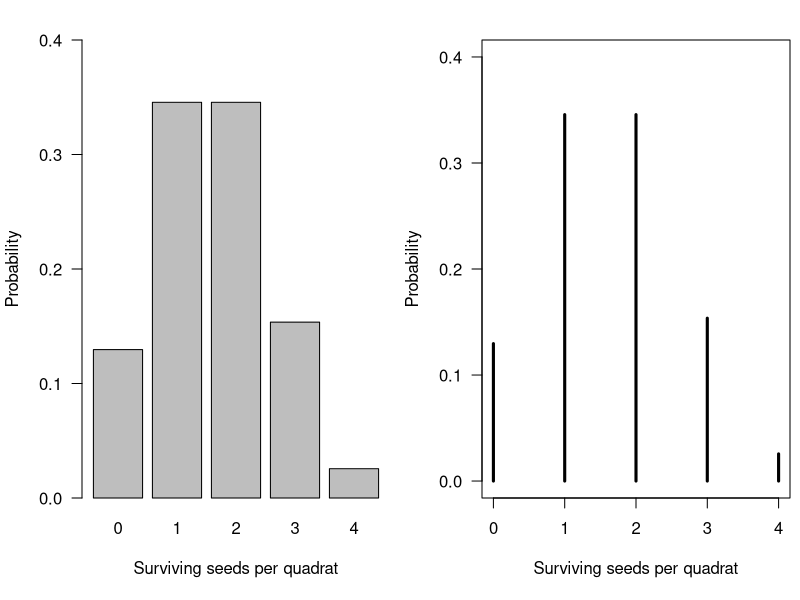
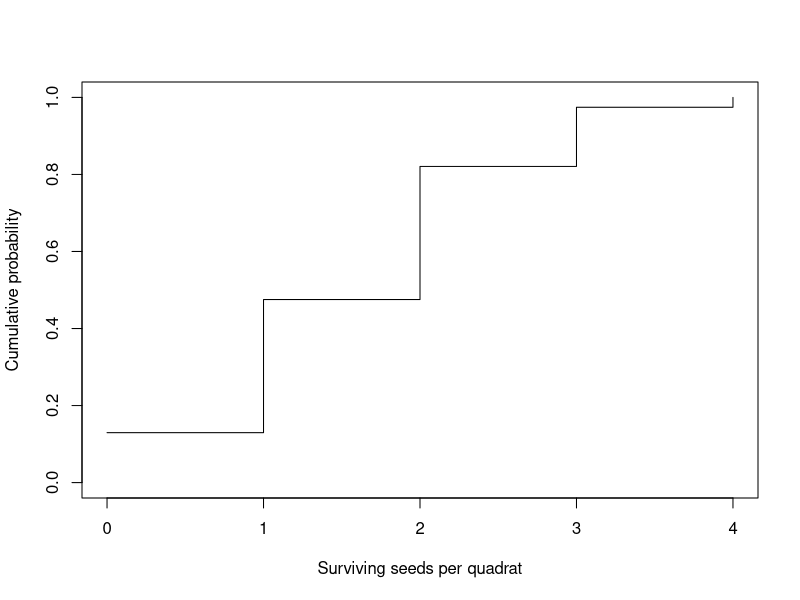
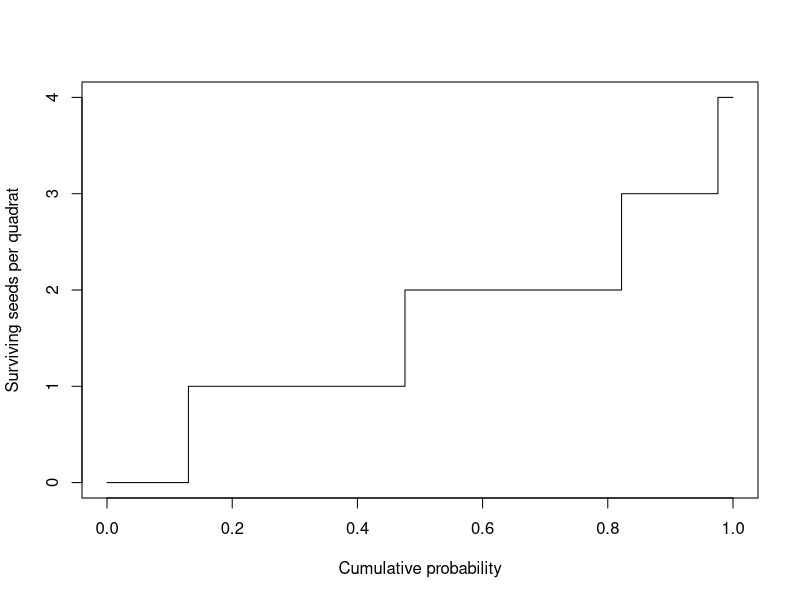
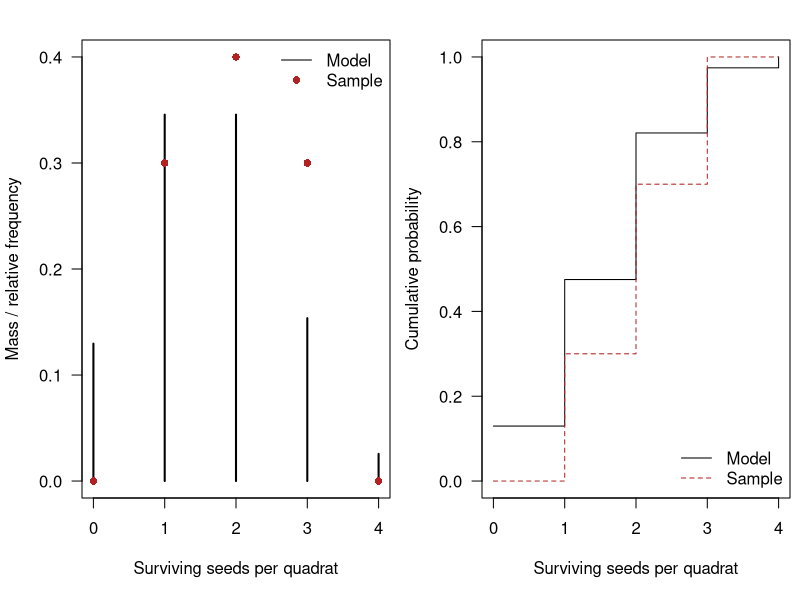
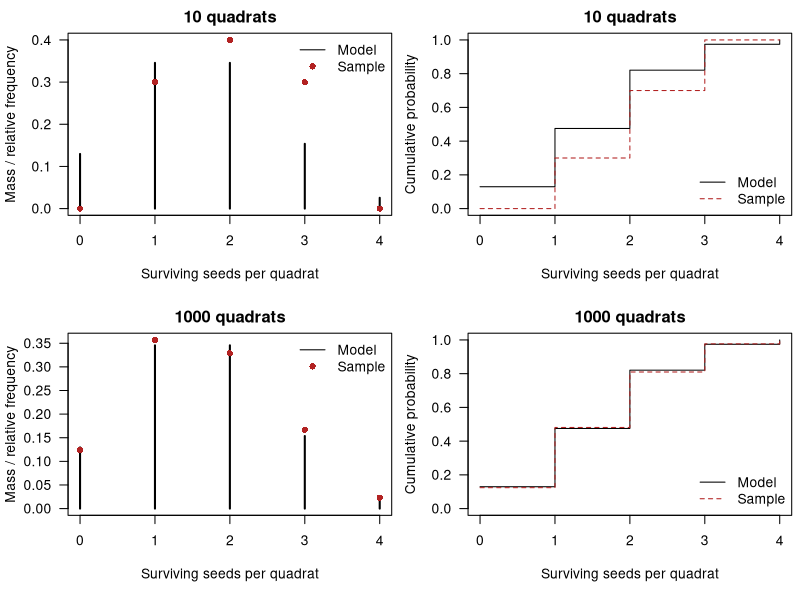
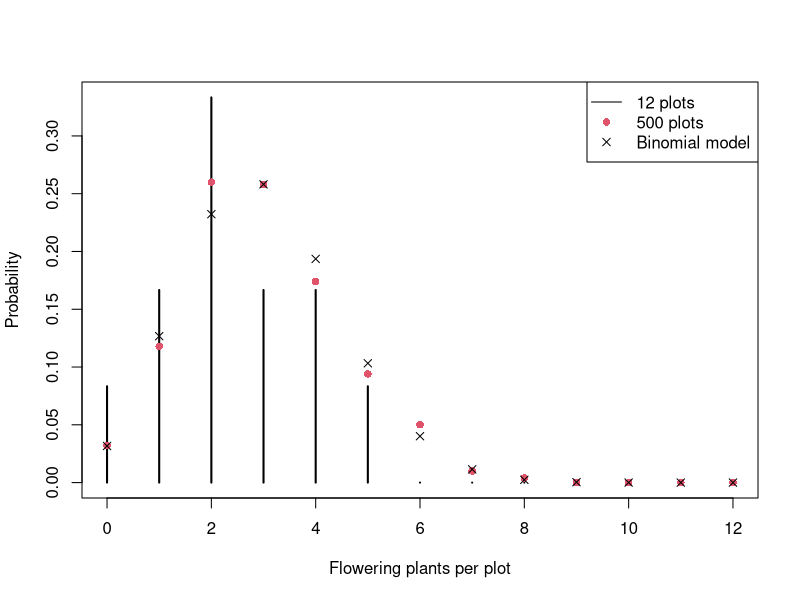
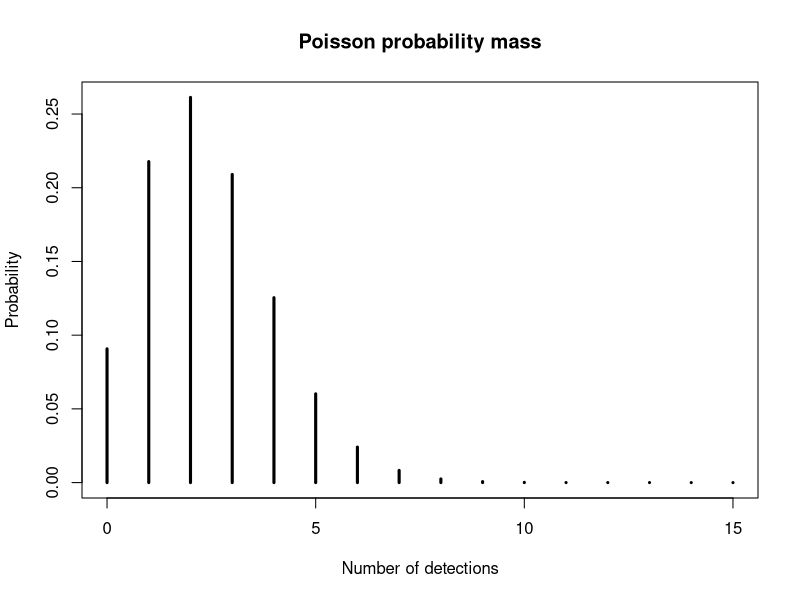
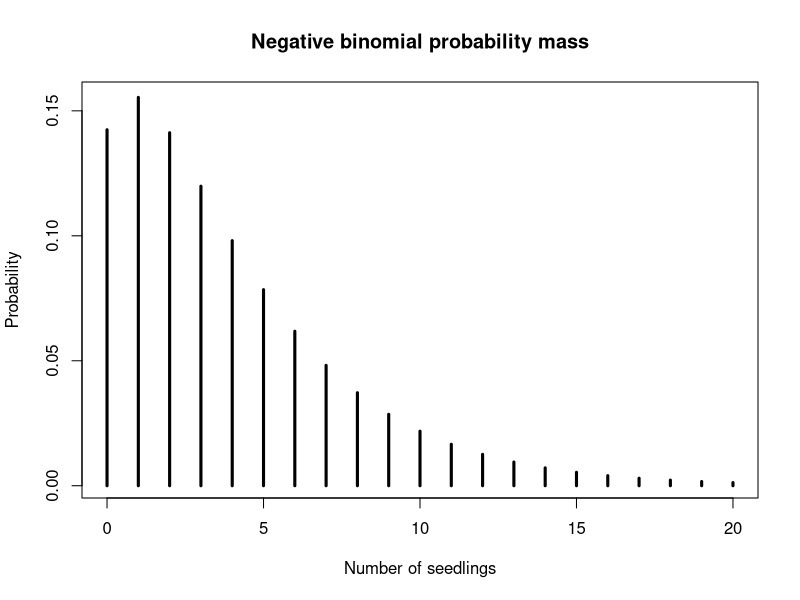

Write R code to recreate these figures, in order.
## ---- chunk 1
#| echo: false
#| eval: true
#| fig-cap: "Binomial probability mass for the number of surviving seeds in a quadrat."
# Set the model parameters and calculate the probability for each possible count.
seed_count = 4
seed_survival_probability = 0.4
seed_values = seq.int(from = 0, to = seed_count)
seed_mass = dbinom(
  x = seed_values,
  size = seed_count,
  prob = seed_survival_probability
)

par_val = par(no.readonly = TRUE)
par(mfrow = c(1, 2), mar = c(5.1, 4.1, 2, 0.5), las = 1)

barplot(
  height = seed_mass,
  names.arg = seed_values,
  xlab = "Surviving seeds per quadrat",
  ylab = "Probability",
  ylim = c(0, 0.4)
)

plot(
  x = seed_values,
  y = seed_mass,
  type = "h",
  lwd = 3,
  xlab = "Surviving seeds per quadrat",
  ylab = "Probability",
  ylim = c(0, 0.4)
)
par(par_val)
## ---- chunk 2
# Calculate one exact probability from the model.
dbinom(x = 2, size = seed_count, prob = seed_survival_probability)
## ---- chunk 3
#| echo: false
#| eval: true
#| fig-cap: "Cumulative probability for the number of surviving seeds in a quadrat."
# Calculate the cumulative probability for every possible count.
seed_count = 4
seed_survival_probability = 0.4
seed_values = seq.int(from = 0, to = seed_count)
seed_cumulative = pbinom(
  q = seed_values,
  size = seed_count,
  prob = seed_survival_probability
)

plot(
  x = seed_values,
  y = seed_cumulative,
  type = "s",
  xlab = "Surviving seeds per quadrat",
  ylab = "Cumulative probability",
  ylim = c(0, 1)
)
## ---- chunk 4
# Calculate the probability of at most two surviving seeds.
pbinom(q = 2, size = seed_count, prob = seed_survival_probability)
## ---- chunk 5
# Use the upper tail to calculate the probability of more than two survivors.
pbinom(
  q = 2,
  size = seed_count,
  prob = seed_survival_probability,
  lower.tail = FALSE
)
## ---- chunk 6
# The upper-tail probability is the complement of the lower-tail probability.
1 - pbinom(q = 2, size = seed_count, prob = seed_survival_probability)
## ---- chunk 7
#| echo: false
#| eval: true
#| fig-cap: "Binomial quantiles for the number of surviving seeds in a quadrat."
# Calculate the count at each requested cumulative probability.
seed_count = 4
seed_survival_probability = 0.4
probability_values = seq(from = 0, to = 1, length.out = 501)
seed_quantiles = qbinom(
  p = probability_values,
  size = seed_count,
  prob = seed_survival_probability
)

plot(
  x = probability_values,
  y = seed_quantiles,
  type = "s",
  xlab = "Cumulative probability",
  ylab = "Surviving seeds per quadrat",
  ylim = c(0, seed_count)
)
## ---- chunk 8
# Find the smallest count with at least the requested cumulative probability.
median_probability = 0.5
qbinom(
  p = median_probability,
  size = seed_count,
  prob = seed_survival_probability
)
## ---- chunk 9
# Generate one simulated count for each of ten quadrats.
n_simulated_quadrats = 10
set.seed(seed = 42)
sample_survivors = rbinom(
  n = n_simulated_quadrats,
  size = seed_count,
  prob = seed_survival_probability
)
sample_survivors
## ---- chunk 10
flower_count = 6
fruit_set_probability = 0.5

# Calculate an exact probability, a cumulative probability, and a quantile.
dbinom(x = 4, size = flower_count, prob = fruit_set_probability) # 0.23
pbinom(q = 4, size = flower_count, prob = fruit_set_probability) # 0.89
qbinom(p = 0.75, size = flower_count, prob = fruit_set_probability) # 4
## ---- chunk 11
# Use the binomial probability mass to calculate a weighted average.
seed_values = seq.int(from = 0, to = seed_count)
seed_probability = dbinom(
  x = seed_values,
  size = seed_count,
  prob = seed_survival_probability
)
expected_value = sum(seed_values * seed_probability)
expected_value
## ---- chunk 12
# Weight each squared distance from the mean by its probability.
variance = sum((seed_values - expected_value)^2 * seed_probability)
variance
## ---- chunk 13
# Calculate the probability mass for all possible totals.
fruit_count_values = seq.int(from = 0, to = 16)
fruit_probabilities = dbinom(
  x = fruit_count_values,
  size = 16,
  prob = 0.6
)

expected_fruit_count = sum(fruit_count_values * fruit_probabilities)
fruit_count_variance = sum(
  (fruit_count_values - expected_fruit_count)^2 * fruit_probabilities
)

expected_fruit_count
fruit_count_variance
## ---- chunk 14
# Simulate ten quadrats from the binomial model.
set.seed(seed = 123)
n_quadrats = 10
sample_survivors = rbinom(
  n = n_quadrats,
  size = seed_count,
  prob = seed_survival_probability
)
## ---- chunk 15
# Count each possible value and divide by the sample size.
seed_values = seq.int(from = 0, to = seed_count)
count_survivors = table(factor(x = sample_survivors, levels = seed_values))
relative_frequency = count_survivors / length(sample_survivors)
relative_frequency
## ---- chunk 16
# Put the sample frequencies beside the model probabilities for comparison.
data.frame(
  seed_count = seed_values,
  relative_frequency = as.numeric(x = relative_frequency),
  theoretical_probability = dbinom(
    x = seed_values,
    size = seed_count,
    prob = seed_survival_probability
  )
)
## ---- chunk 17
# Compare relative frequencies for several sample sizes with the model.
set.seed(123)
sample_sizes = 10^(seq_len(length.out = 5))
seed_values = seq.int(from = 0, to = seed_count)

all_frequencies = matrix(NA, nrow = length(seed_values),
                         ncol = length(sample_sizes) + 1)
colnames(all_frequencies) = c(as.character(sample_sizes), "theory")

for (i in seq_along(sample_sizes)) {
  sample_survivors = rbinom(
    n = sample_sizes[i],
    size = seed_count,
    prob = seed_survival_probability
  )
  count_survivors = table(factor(
    x = sample_survivors,
    levels = seed_values
  ))
  all_frequencies[, i] = as.numeric(count_survivors) / sample_sizes[i]
}
all_frequencies[, length(sample_sizes) + 1] = dbinom(
  x = seed_values,
  size = seed_count,
  prob = seed_survival_probability
)
round(all_frequencies, 3)
## ---- chunk 18
#| echo: false
#| eval: true
#| fig-width: 9
#| fig-height: 4
#| fig-cap: "Model probabilities and sample frequencies for ten simulated quadrats."
# Simulate a sample and calculate its empirical distribution.
set.seed(142)
seed_count = 4
seed_survival_probability = 0.4
n_quadrats = 10
seed_values = seq.int(from = 0, to = seed_count)
model_mass = dbinom(
  x = seed_values, size = seed_count, prob = seed_survival_probability
)
model_cumulative = pbinom(
  q = seed_values, size = seed_count, prob = seed_survival_probability
)
sample_survivors = rbinom(
  n = n_quadrats, size = seed_count, prob = seed_survival_probability
)
count_survivors = table(factor(x = sample_survivors, levels = seed_values))
relative_frequency = as.numeric(count_survivors) / n_quadrats
cumulative_relative_frequency = cumsum(relative_frequency)

old_par = par(no.readonly = TRUE)
par(mfrow = c(1, 2), mar = c(5.1, 4.1, 2, 0.5), las = 1)
plot(
  x = seed_values, y = model_mass, type = "h", lwd = 2,
  xlab = "Surviving seeds per quadrat", ylab = "Mass / relative frequency",
  ylim = c(0, max(model_mass, relative_frequency))
)
points(x = seed_values, y = relative_frequency, col = "firebrick", pch = 16)
legend(
  x = "topright", legend = c("Model", "Sample"),
  col = c("black", "firebrick"), lty = c(1, NA), pch = c(NA, 16),
  bty = "n"
)
plot(
  x = seed_values, y = model_cumulative, type = "s",
  xlab = "Surviving seeds per quadrat", ylab = "Cumulative probability",
  ylim = c(0, 1)
)
lines(x = seed_values, y = cumulative_relative_frequency,
      type = "s", col = "firebrick", lty = 2)
legend(
  x = "bottomright", legend = c("Model", "Sample"),
  col = c("black", "firebrick"), lty = c(1, 2), bty = "n"
)
par(old_par)
## ---- chunk 19
# Simulate a small sample and calculate its weighted and ordinary means.
set.seed(123)
n_quadrats = 10
seed_count = 4
seed_survival_probability = 0.4
seed_values = seq.int(from = 0, to = seed_count)
sample_survivors = rbinom(
  n = n_quadrats, size = seed_count, prob = seed_survival_probability
)
count_survivors = table(factor(x = sample_survivors, levels = seed_values))
relative_frequency = as.numeric(count_survivors) / n_quadrats
weighted_average = sum(relative_frequency * seed_values)
sample_mean = mean(sample_survivors)
c(weighted_average, sample_mean)
## ---- chunk 20
# Calculate the variance using divisor n, as for the empirical distribution.
empirical_variance = sum((seed_values - weighted_average)^2 * relative_frequency)
empirical_variance
## ---- chunk 21
# Compare the empirical variance with R's sample-variance function.
var(sample_survivors)
## ---- chunk 22
# Use type = 1 so the empirical quantile is one of the observed counts.
quantile(x = sample_survivors, probs = 0.5, type = 1)
## ---- chunk 23
#| echo: false
#| eval: true
#| fig-width: 9
#| fig-height: 8
#| fig-cap: "Model probabilities and sample frequencies for 10 quadrats (top) and 1,000 quadrats (bottom)."
# Compare empirical distributions at two sample sizes.
set.seed(142)
seed_count = 4
seed_survival_probability = 0.4
seed_values = seq.int(from = 0, to = seed_count)
sample_sizes = c(10, 1000)
model_mass = dbinom(
  x = seed_values, size = seed_count, prob = seed_survival_probability
)
model_cumulative = pbinom(
  q = seed_values, size = seed_count, prob = seed_survival_probability
)

old_par = par(no.readonly = TRUE)
par(mfrow = c(2, 2), mar = c(5.1, 4.1, 2, 0.5), las = 1)
for (n_quadrats in sample_sizes) {
  sample_survivors = rbinom(
    n = n_quadrats, size = seed_count, prob = seed_survival_probability
  )
  count_survivors = table(factor(x = sample_survivors, levels = seed_values))
  relative_frequency = as.numeric(count_survivors) / n_quadrats
  cumulative_relative_frequency = cumsum(relative_frequency)

  plot(
    x = seed_values, y = model_mass, type = "h", lwd = 2,
    xlab = "Surviving seeds per quadrat", ylab = "Mass / relative frequency",
    ylim = c(0, max(model_mass, relative_frequency)),
    main = paste(n_quadrats, "quadrats")
  )
  points(x = seed_values, y = relative_frequency, col = "firebrick", pch = 16)
  legend(
    x = "topright", legend = c("Model", "Sample"),
    col = c("black", "firebrick"), lty = c(1, NA), pch = c(NA, 16),
    bty = "n"
  )
  plot(
    x = seed_values, y = model_cumulative, type = "s",
    xlab = "Surviving seeds per quadrat", ylab = "Cumulative probability",
    ylim = c(0, 1), main = paste(n_quadrats, "quadrats")
  )
  lines(x = seed_values, y = cumulative_relative_frequency,
        type = "s", col = "firebrick", lty = 2)
  legend(
    x = "bottomright", legend = c("Model", "Sample"),
    col = c("black", "firebrick"), lty = c(1, 2), bty = "n"
  )
}
par(old_par)
## ---- chunk 24
# Simulate the two sample sizes and compare each with the same model.
set.seed(246)

plants_per_plot = 12
flowering_probability = 0.25

small_plot_counts = rbinom(
  n = 12,
  size = plants_per_plot,
  prob = flowering_probability
)
large_plot_counts = rbinom(
  n = 500,
  size = plants_per_plot,
  prob = flowering_probability
)

mean(small_plot_counts)
mean(large_plot_counts)

count_values = seq.int(from = 0, to = plants_per_plot)
small_plot_table = table(factor(
  x = small_plot_counts,
  levels = count_values
))
large_plot_table = table(factor(
  x = large_plot_counts,
  levels = count_values
))

small_frequency = as.numeric(small_plot_table) / length(small_plot_counts)
large_frequency = as.numeric(large_plot_table) / length(large_plot_counts)
theoretical_mass = dbinom(
  x = count_values,
  size = plants_per_plot,
  prob = flowering_probability
)

plot(
  x = count_values,
  y = small_frequency,
  type = "h",
  lwd = 2,
  ylim = c(0, max(c(small_frequency, large_frequency, theoretical_mass))),
  xlab = "Flowering plants per plot",
  ylab = "Probability"
)
points(x = count_values, y = large_frequency, col = 2, pch = 16)
points(x = count_values, y = theoretical_mass, pch = 4)
legend(
  x = "topright",
  legend = c("12 plots", "500 plots", "Binomial model"),
  col = c(1, 2, 1),
  pch = c(NA, 16, 4),
  lty = c(1, NA, NA)
)
## ---- chunk 25
# Set the binomial model parameters and the count we want to check.
seedling_count = 20
seedling_survival_probability = 0.7
survivors_to_check = 14

dbinom(
  x = survivors_to_check,
  size = seedling_count,
  prob = seedling_survival_probability
)
## ---- chunk 26
# Calculate the expected count and variance from the binomial formulas.
expected_survivors = seedling_count * seedling_survival_probability
variance_survivors = seedling_count *
  seedling_survival_probability *
  (1 - seedling_survival_probability)
## ---- chunk 27
# Recover the binomial parameters from the model mean and variance.
mean_survivors = expected_survivors
success_probability = 1 - variance_survivors / mean_survivors
estimated_trial_count = mean_survivors / success_probability
## ---- chunk 28
# Calculate the Poisson mean for three nights and one exact probability.
rate_per_night = 0.8
n_nights = 3
expected_detections = rate_per_night * n_nights
detections_to_check = 2

dpois(x = detections_to_check, lambda = expected_detections)
## ---- chunk 29
# Calculate the probability of at least the requested number of detections.
minimum_detections = 5
ppois(
  q = minimum_detections - 1,
  lambda = expected_detections,
  lower.tail = FALSE
)
## ---- chunk 30
#| echo: false
#| fig-cap: "Poisson probability mass for detections during three camera nights."
# Calculate and plot the Poisson probability mass over a useful range of counts.
expected_detections = 2.4
maximum_detections_to_plot = 15
detection_values = seq.int(from = 0, to = maximum_detections_to_plot)
detection_mass = dpois(x = detection_values, lambda = expected_detections)

plot(
  x = detection_values,
  y = detection_mass,
  type = "h",
  lwd = 3,
  xlab = "Number of detections",
  ylab = "Probability",
  main = "Poisson probability mass"
)
## ---- chunk 31
# Convert the observation effort into the Poisson mean before calculating a probability.
rate_per_square_metre = 1.2
survey_area = 2
expected_stems = rate_per_square_metre * survey_area

dpois(x = 3, lambda = expected_stems)
## ---- chunk 32
# Simulate overdispersed quadrat counts from a negative binomial model.
set.seed(seed = 123)

n_quadrats = 100
negative_binomial_size = 1.5
negative_binomial_mean = 4

counts = rnbinom(
  n = n_quadrats,
  size = negative_binomial_size,
  mu = negative_binomial_mean
)

sample_mean = mean(counts)
sample_variance = var(counts)
dispersion_ratio = sample_variance / sample_mean
c(sample_mean, sample_variance, dispersion_ratio)
## ---- chunk 33
# Calculate the negative binomial mean and variance from its parameters.
mean_seedlings = 4
negative_binomial_size = 1.5

expected_seedlings = mean_seedlings
variance_seedlings = mean_seedlings +
  mean_seedlings^2 / negative_binomial_size

c(mean = expected_seedlings, variance = variance_seedlings)
## ---- chunk 34
# Calculate the probability of one particular seedling count.
seedlings_to_check = 10

dnbinom(
  x = seedlings_to_check,
  size = negative_binomial_size,
  mu = mean_seedlings
)
## ---- chunk 35
# Calculate the probability of at least the requested number of seedlings.
minimum_seedlings = 10

pnbinom(
  q = minimum_seedlings - 1,
  size = negative_binomial_size,
  mu = mean_seedlings,
  lower.tail = FALSE
)
## ---- chunk 36
#| echo: false
#| fig-cap: "Negative binomial probability mass for seedlings in a quadrat."
# Calculate and plot the negative binomial probability mass over a useful range.
mean_seedlings = 4
negative_binomial_size = 1.5
maximum_seedlings_to_plot = 20
seedling_values = seq.int(from = 0, to = maximum_seedlings_to_plot)
negative_binomial_mass = dnbinom(
  x = seedling_values,
  size = negative_binomial_size,
  mu = mean_seedlings
)

plot(
  x = seedling_values,
  y = negative_binomial_mass,
  type = "h",
  lwd = 3,
  xlab = "Number of seedlings",
  ylab = "Probability",
  main = "Negative binomial probability mass"
)
